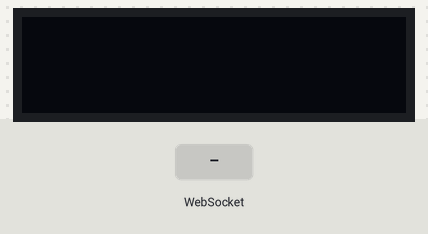
Simulated run of this program. Board: ESP8266 (NodeMCU). Shown: 128×32 one-colour display. The inputs (shaded band) are chosen by the test bench. WiFi joins after 1.5 s; servers stay silent unless stated; not simulated (calls return 0 or success): secrets.h; what the program prints to the serial monitor is not drawn.

Above: at 3.2 s.
3.3 s: WebSocket text "1" received
At 4.5 s:
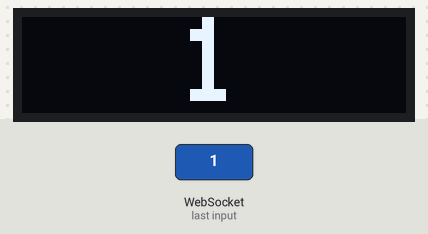
4.8 s: WebSocket text "2" received
At 5.8 s:
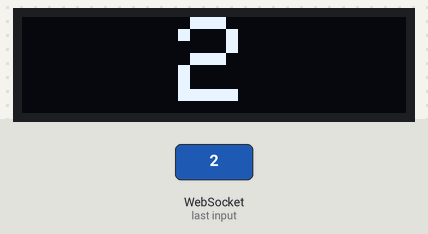
Timing chart, 0 to 7.8 s (numbered marks = the images above; inputs shaded):
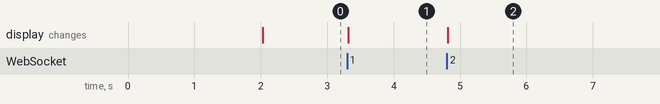

Measured:
- after the input at 3.3 s, the display: changes at once (image 1)
- after the input at 4.8 s, the display: changes at once (image 2)

The program:

main.cpp
```cpp
#include <Arduino.h>
#include <ESP8266WiFi.h>
#include "secrets.h"
#include <WebSocketsClient.h>
#include <Adafruit_GFX.h>
#include <Adafruit_SSD1306.h>

#define SCREEN_WIDTH 128 // OLED display width, in pixels
#define SCREEN_HEIGHT 32 // OLED display height, in pixels

#define OLED_RESET -1       // Reset pin # (or -1 if sharing Arduino reset pin)
#define SCREEN_ADDRESS 0x3C ///< See datasheet for Address; 0x3D for 128x64, 0x3C for 128x32
Adafruit_SSD1306 display(SCREEN_WIDTH, SCREEN_HEIGHT, &Wire, OLED_RESET);

const char *websockets_server_host = "192.168.86.38"; // Enter server adress
const uint16_t websockets_server_port = 9002;         // Enter server port

WebSocketsClient websocketClient;

char last_payload_received[4] = {"0"};

const char *zero_fps = "0";
uint8_t zero_counter = 0;

void displayFPS(char *text)
{
  Serial.println("Display called");
  display.dim(false);
  display.clearDisplay();
  display.setTextSize(4);
  display.setTextColor(SSD1306_WHITE);
  display.setCursor(0, 0);

  int16_t x1;
  int16_t y1;
  uint16_t w;
  uint16_t h;
  display.getTextBounds(text, 0, 0, &x1, &y1, &w, &h);
  display.setCursor((SCREEN_WIDTH - w) / 2, y1);
  display.print(text);
  display.display();
}

void turn_off_display()
{
  display.clearDisplay();
  display.dim(true);
  display.display();
}

void webSocketEvent(WStype_t type, uint8_t *payload, size_t length)
{

  switch (type)
  {
  case WStype_DISCONNECTED:
    Serial.printf("[WSc] Disconnected!\n");
    turn_off_display();
    break;
  case WStype_CONNECTED:
  {
    Serial.printf("[WSc] Connected to url: %s\n", payload);
  }
  break;
  case WStype_TEXT:
    Serial.printf("[WSc] got text: %s\n", payload);
    // Check if we recevied a 0 string back
    if (strcmp(zero_fps, (char *)payload) == 0)
    {
      // Turn off display if we keep receiving 0s
      if (zero_counter >= 10)
      {
        turn_off_display();
      }
      else
      {
        zero_counter++;
      }
    }
    else
    {
      // Check is payload has changed
      if (strcmp(last_payload_received, (char *)payload) != 0)
      {
        // reset the counter
        zero_counter = 0;

        //I know length will be 4 bytes max
        strcpy(last_payload_received, (char *)payload);
        displayFPS((char *)payload);
      }
    }

    break;
  case WStype_BIN:
    Serial.printf("[WSc] get binary length: %u\n", length);
    hexdump(payload, length);

    // send data to server
    // webSocket.sendBIN(payload, length);
    break;
  case WStype_PING:
    // pong will be send automatically
    Serial.printf("[WSc] get ping\n");
    break;
  case WStype_PONG:
    // answer to a ping we send
    Serial.printf("[WSc] get pong\n");
    break;
  }
}

void setup()
{
  Serial.begin(9600);

  WiFi.begin(ssid, password);
  // Wait some time to connect to wifi
  for (int i = 0; i < 10 && WiFi.status() != WL_CONNECTED; i++)
  {
    Serial.print(".");
    delay(1000);
  }

  // Check if connected to wifi
  if (WiFi.status() != WL_CONNECTED)
  {
    Serial.println("No Wifi!");
    return;
  }

  // server address, port and URL
  websocketClient.begin(websockets_server_host, websockets_server_port, "/");

  // event handler
  websocketClient.onEvent(webSocketEvent);

  // try ever 5000 again if connection has failed
  websocketClient.setReconnectInterval(5000);

  // start heartbeat (optional)
  // ping server every 15000 ms
  // expect pong from server within 3000 ms
  // consider connection disconnected if pong is not received 2 times
  websocketClient.enableHeartbeat(15000, 3000, 2);

  // SSD1306_SWITCHCAPVCC = generate display voltage from 3.3V internally
  if (!display.begin(SSD1306_SWITCHCAPVCC, SCREEN_ADDRESS))
  {
    Serial.println(F("SSD1306 allocation failed"));
    for (;;)
      ; // Don't proceed, loop forever
  }
}

void loop()
{
  websocketClient.loop();
}
```
